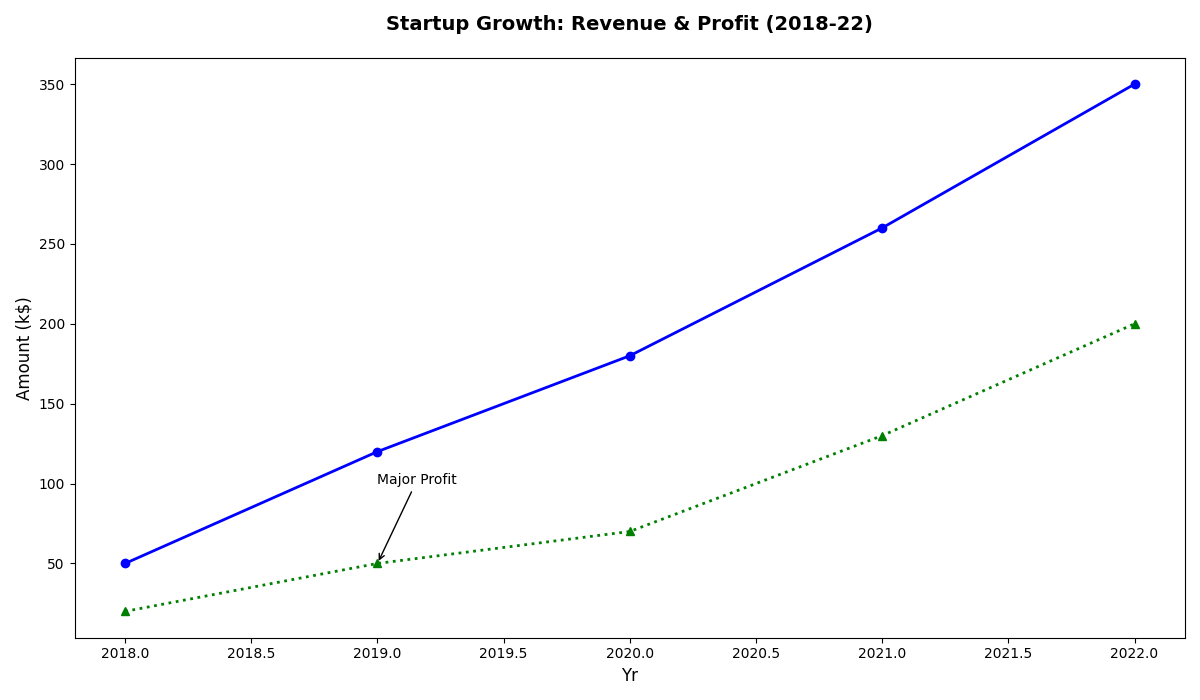

Recreate this plot in Python.
import matplotlib.pyplot as plt
import numpy as np

years = np.arange(2018, 2023)
revenue = np.array([50, 120, 180, 260, 350])
profit = revenue - np.array([30, 70, 110, 130, 150])

fig, ax = plt.subplots(figsize=(12, 7))

ax.plot(years, revenue, marker='o', linestyle='-', linewidth=2, color='blue')
ax.plot(years, profit, marker='^', linestyle=':', linewidth=2, color='green')

ax.set_xlabel('Yr', fontsize=12)
ax.set_ylabel('Amount (k$)', fontsize=12)
ax.set_title("Startup Growth: Revenue & Profit (2018-22)", fontsize=14, fontweight='bold', pad=20)

ax.annotate('Major Profit', xy=(2019, profit[1]), xytext=(2019, profit[1] + 50),
            arrowprops=dict(facecolor='black', arrowstyle='->'), fontsize=10)

plt.tight_layout()
plt.show()
